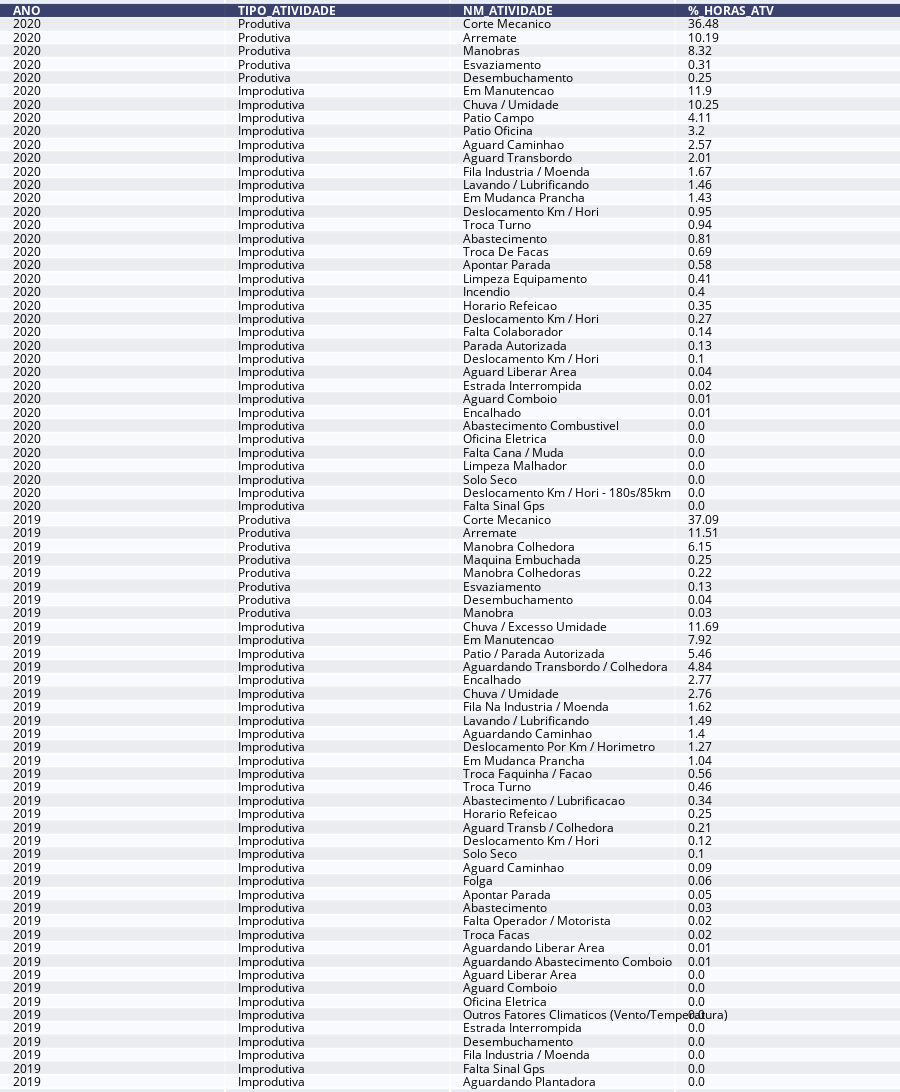

The cell this chart's notebook holds for it:
### Code cell
import plotly.figure_factory as ff

# Rename column of database
dt_year_graf = dt_year.rename(columns={"VA_DURACAO": "HORAS_ATV", "FG_ATIVIDADE_PRODUTIVA": "TIPO_ATIVIDADE"}, errors="raise")

# Select columns of database
dt_year_graf = dt_year_graf[['ANO', 'TIPO_ATIVIDADE', 'NM_ATIVIDADE', '%_HORAS_ATV']]

# Sort Values in database
dt_year_graf = dt_year_graf.sort_values(['ANO', 'TIPO_ATIVIDADE', '%_HORAS_ATV'], ascending=False)

# Plot database
fig =  ff.create_table(dt_year_graf, height_constant=20)
print(' / ')
print(' / ')
print(' / Relação % de Horas Produtivas e Improdutivas por Ano e Tipos de Atividades')
fig.show()
